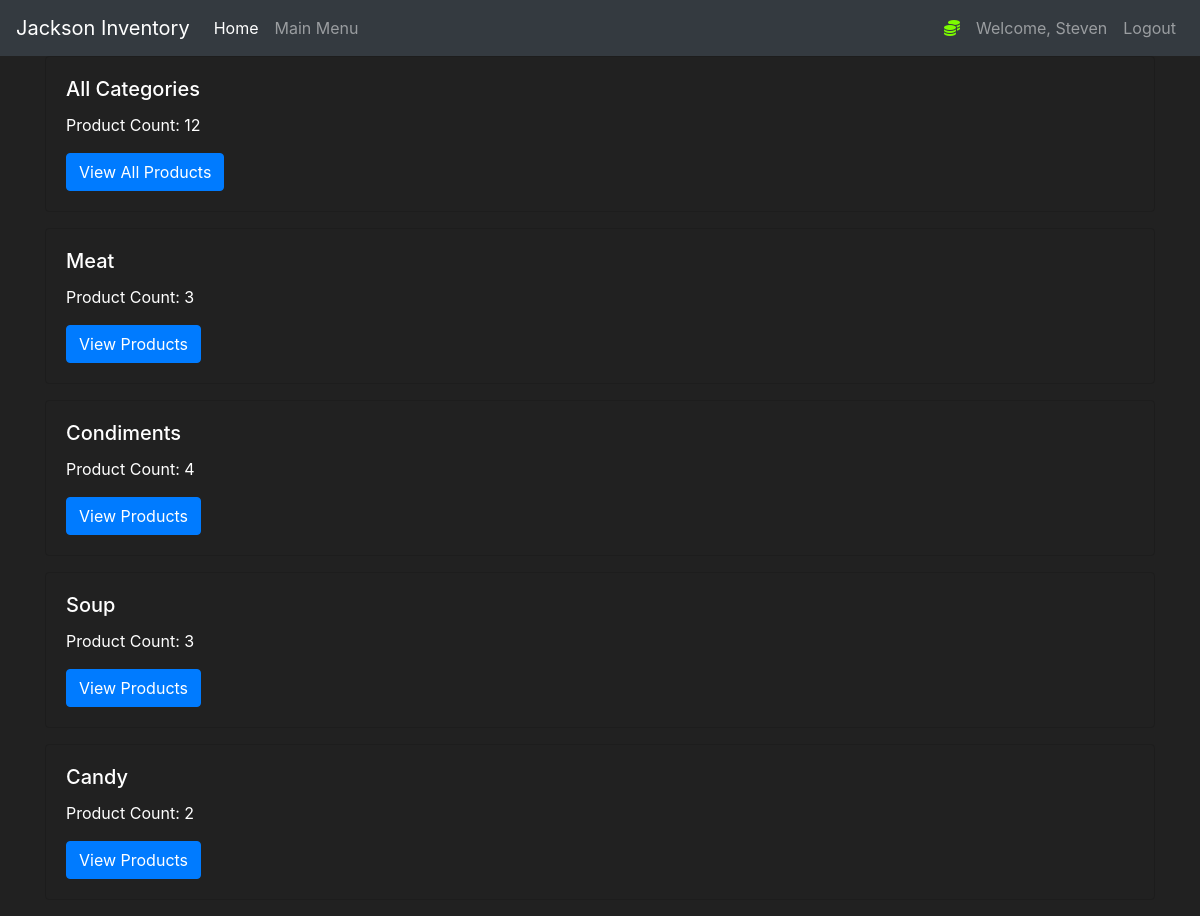
Screenshot of /items (signed in) with the database file from the repository.
### JacksonInventory/models.py (models this page shows, shortened)
class User(db.Model, UserMixin):
    id = db.Column(db.Integer(), primary_key=True)
    username = db.Column(db.String(length=30), nullable=False, unique=True)
    password_hash = db.Column(db.String(length=60), nullable=False)
    @property
    def password(self):
        return self.password

class Category(db.Model):
    id = db.Column(db.Integer, primary_key=True)
    category = db.Column(db.String(75), unique=True)
    items = db.relationship('Item', backref='category', lazy=True)

### JacksonInventory/routes.py (the view)
@app.route('/items')
@login_required
def items_page():
    query = text('''
    SELECT c.id, c.category, COUNT(i.category_id) AS product_count
    FROM category c
    LEFT JOIN item i ON i.category_id = c.id
    GROUP BY c.id, c.category
    ORDER BY c.id
    ''')
    result = db.session.execute(query)
    categories = result.fetchall()
    total_product_count = db.session.query(func.count()).select_from(Item).scalar()
    return render_template('items.html', categories=categories, total_product_count=total_product_count)

### JacksonInventory/models.py (called while the page is built)
@login_manager.user_loader
def load_user(user_id):
    return User.query.get(int(user_id))

### JacksonInventory/templates/items.html (shortened to what this page needs)
{% extends 'base.html' %}
{% block content %}
<div class="container">
  <div class="row justify-content-center">
    <div class="col-12">
      {% if categories %}
      <div class="card mb-3" style="background-color: transparent;">
        <div class="row no-gutters">
          <div class="col-6">
            <div class="card-body">
              <h5 class="card-title">All Categories</h5>
              <p class="card-text">Product Count: {{ total_product_count }}</p>
              <a href="{{ url_for('all_categories_page') }}" class="btn btn-primary">View All Products</a>
            </div>
          </div>
        </div>
      </div>
      {% endif %}
      {% for category in categories %}
      <div class="card mb-3" style="background-color: transparent;">
        <div class="row no-gutters">
          <div class="col-6">
            <div class="card-body">
              <h5 class="card-title">{{ category[1] }}</h5>
              <p class="card-text">Product Count: {{ category[2] }}</p>
              <a href="{{ url_for('category_page', id=category[0]) }}" class="btn btn-primary">View Products</a>
            </div>
          </div>
        </div>
      </div>
      {% endfor %}
    </div>
  </div>
</div>
{% endblock %}

### JacksonInventory/templates/base.html (shortened to what this page needs)
<!doctype html>
<html lang="en">
   <head>
      <link rel="stylesheet" href="https://cdn.jsdelivr.net/npm/bootstrap@4.5.3/dist/css/bootstrap.min.css">
      <link rel="stylesheet" href="https://cdnjs.cloudflare.com/ajax/libs/bootstrap-select/1.14.0/css/bootstrap-select.min.css">
   </head>
   <body>
    <nav class="navbar navbar-expand-md navbar-dark bg-dark">
      <a class="navbar-brand" href="{{ url_for('mainmenu_page') }}">Jackson Inventory</a>
      <div class="collapse navbar-collapse" id="navbarNav">
        <ul class="navbar-nav mr-auto">
            <li class="nav-item active">
                <a class="nav-link" href="{{ url_for('home_page') }}">Home <span class="sr-only">(current)</span></a>
            </li>
            <li class="nav-item">
                <a class="nav-link" href="{{ url_for('mainmenu_page') }}">Main Menu</a>
            </li>
        </ul>
          {% if current_user.is_authenticated %}
            <ul class="navbar-nav">
                <li class="nav-item">
                    <a class="nav-link" style="color: lawngreen; font-weight: bold">
                        <i class="fas fa-coins"></i>
                    </a>
                </li>
                <li class="nav-item">
                    <a class="nav-link">Welcome, {{ current_user.username }}</a>
                </li>
                <li class="nav-item">
                    <a class="nav-link" href="{{ url_for('logout_page') }}">Logout</a>
                </li>
            </ul>
          {% endif %}
      </div>
    </nav>
      {% block content %}
      {% endblock %}
   </body>
</html>

### JacksonInventory/templates/base.html (style rules this page uses)
body { background-color: #212121; color: white }

### rows the page displays
User: username "Steven"
Category: category "Meat", category "3"
Category: category "Condiments", category "4"
Category: category "Soup", id "3"
Category: category "Candy", category "2"

### other values shown
{{ total_product_count }} "12"
